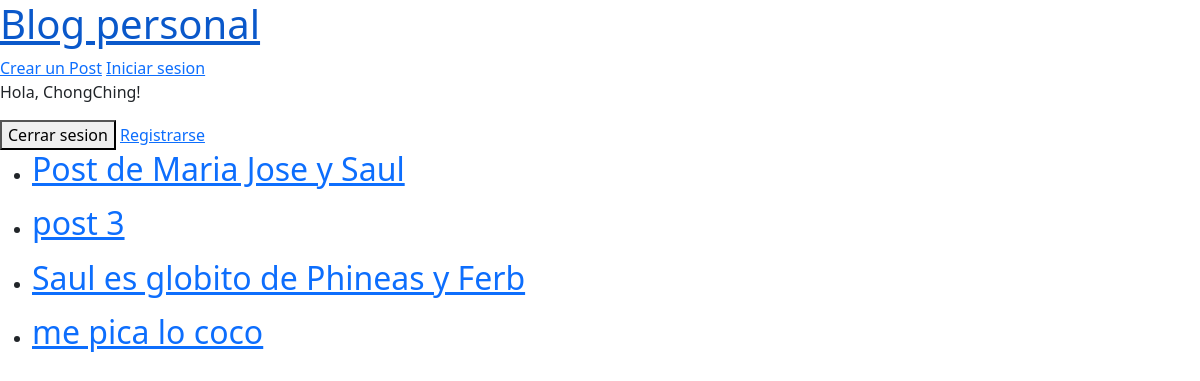
Screenshot of / (signed in) with the database file from the repository.
### blogs/models.py (models this page shows, shortened)
class Post(models.Model):
    title = models.CharField(max_length=200)
    body = models.TextField()
    created_at = models.DateTimeField(auto_now_add=True)
    updated_at = models.DateTimeField(auto_now=True)
    author = models.ForeignKey(
        "auth.User",
        on_delete=models.CASCADE,
    )

### blogs/views.py (the view)
# urls.py: path("", PostListView.as_view(), name="post_list"),
class PostListView(ListView):
    model = Post
    template_name = "post_list.html"

### templates/post_list.html
{% extends '_base.html'%}
{% block content %}
    {% for publication in post_list %}
        <ul>
            <li>
                <a href="{% url 'post_detail' publication.id %}"><h2>{{ publication.title }}</h2></a>
            </li>
        </ul>
    {% endfor %}
{% endblock %}

### templates/_base.html (shortened to what this page needs)
{% load static %}
<!DOCTYPE html>
<html lang="en">
<head>
    <link rel="stylesheet" href="{% static 'base.css' %}">
    {% load static %}
    <link href="https://cdn.jsdelivr.net/npm/bootstrap@5.3.8/dist/css/bootstrap.min.css" rel="stylesheet">
</head>
<body>
    <a href="{% url 'post_list' %}"><h1>Blog personal</h1></a>
    <a href="{% url 'post_new' %}">Crear un Post</a>
    <a href="{% url 'login' %}">Iniciar sesion</a>
    {% if user.is_authenticated %}
        <p>Hola, {{ user.username }}!</p>
        <form action="{% url 'logout' %}" method="post">
            <button type="submit">Cerrar sesion</button>
            <a href="{% url 'signup' %}">Registrarse</a>
        </form>
        {% endif %}
     {% block content %}
    {% endblock %}
</body>
</html>

### static/base.css (style rules this page uses)
h1 { color: red; }

### rows the page displays
Post: title "Post de Maria Jose y Saul"
Post: title "post 3"
Post: title "Saul es globito de Phineas y Ferb"
Post: title "me pica lo coco"

### other values shown
{{ user.username }} "ChongChing"
